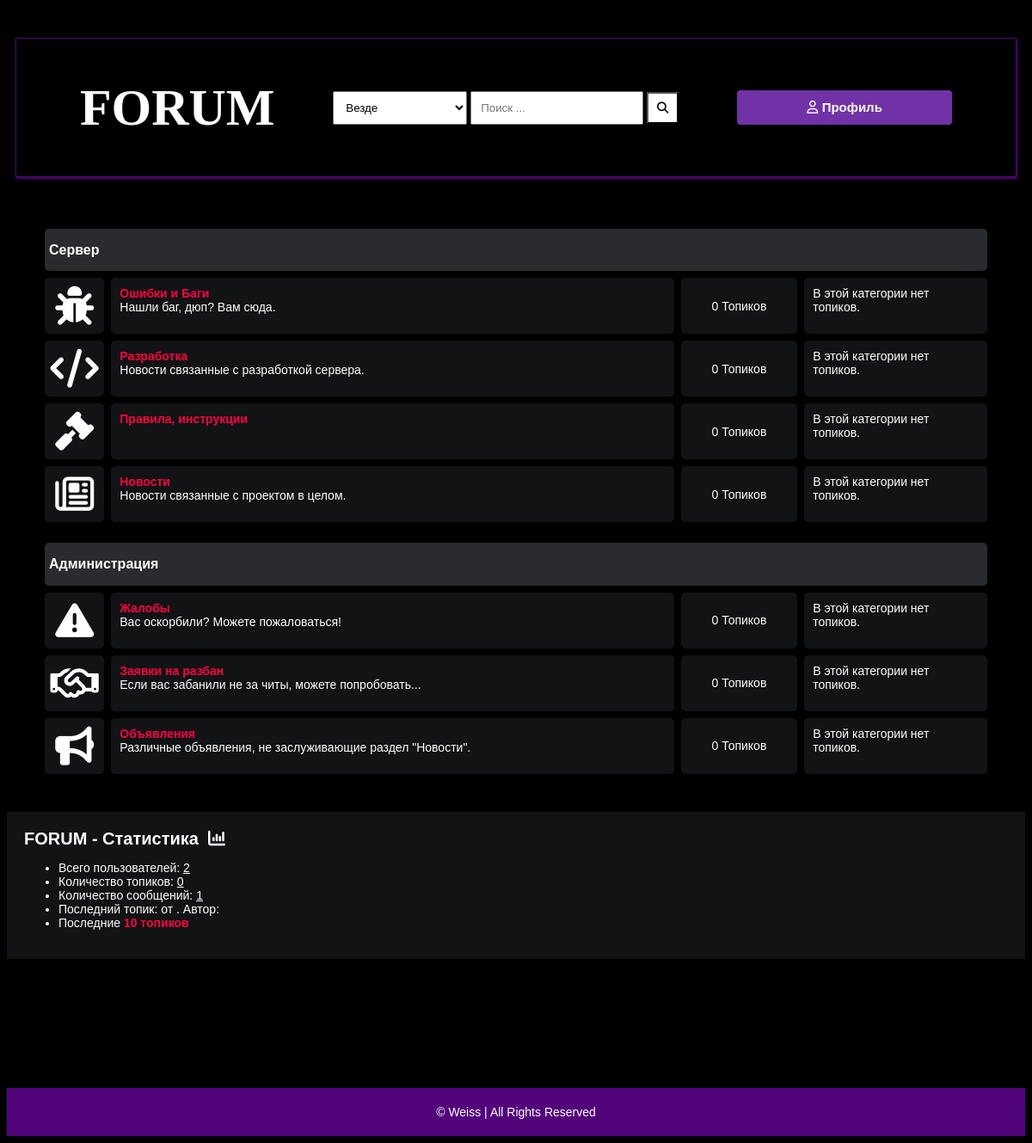
The page / on the database its author committed.
### main/models.py (models this page shows, shortened)
class Category(models.Model):
    title = models.CharField(max_length=50)
    slug = models.SlugField(max_length=400, unique=True, blank=True)
    description = models.TextField(default="none")
    class Meta:
        verbose_name_plural = "categories"
    def get_url(self):
        return reverse("posts", kwargs={
            "slug":self.slug
        })
    @property
    def num_posts(self):
        return Post.objects.filter(categories=self).count()
    @property
    def last_post(self):
        return Post.objects.filter(categories=self).latest("date")

### main/views.py (the view)
# urls.py: path("", home, name="home"),
def home(request):
    forums = Category.objects.all()
    num_posts = Post.objects.all().count()
    num_users = User.objects.all().count()
    num_categories = forums.count()
    num_comments = Comment.objects.count()
    try:
        author = Author.objects.get(user=request.user)
    except:
        author = ''
    try:
        last_post = Post.objects.latest("date")
    except:
        last_post = []
    context = {
        "forums":forums,
        'num_comments':num_comments + num_posts,
        "num_posts":num_posts,
        "num_users":num_users,
        "num_categories":num_categories,
        "last_post":last_post,
        "title": 'FORUM',
        "author": author
    }
    return render(request, "forums.html", context)

### main/context_processors.py (called while the page is built, shortened)
def searchFunction(request):
    search_context = {}
    posts = Post.objects.all()
    return search_context

### templates/forums.html
﻿{% extends 'base.html' %}
{% block content %}
<div class="container">
    <div class="subforum">
        {% if forums %}
        <div class="subforum-title">
            <h1>Сервер</h1>
        </div>
        {% for forum in forums %}
            {% if forum.title not in 'Жалобы, Заявки на разбан, Объявления' %}
                <div class="subforum-row">
                    <div class="subforum-icon subforum-column center">
                        {% if forum.title == "Ошибки и Баги" %}
                            <i class="fa-solid fa-bug"></i>
                        {% elif forum.title == 'Разработка' %}
                            <i class="fa-solid fa-code"></i>
                        {% elif forum.title == 'Правила, инструкции' %}
                            <i class="fa fa-gavel" aria-hidden="true"></i>
                        {% elif forum.title == 'Новости' %}
                            <i class="fa-regular fa-newspaper"></i>
                        {% endif %}
                    </div>
                    <div class="subforum-description subforum-column">
                        <h4><a href="{{forum.get_url}}">{{forum.title}}</a></h4>
                        {% if forum.description != 'none' %}
                            <p>{{forum.description}} </p>
                        {% endif %}
                    </div>
                    <div class="subforum-stats subforum-column center">
                        <span>{{forum.num_posts}} Топиков</span>
                    </div>
                    <div class="subforum-info subforum-column">
                        {% if forum.last_post %}
                        <b><a href="{{forum.last_post.get_url}}">{{forum.last_post}}</a></b>. Автор: <a href="">{{forum.last_post.user.fullname|title}}</a>
                        <br>от <small>{{forum.last_post.date|date}}</small>
                        {% else %}
                        <span>В этой категории нет топиков.</span>
                        {% endif %}
                    </div>
                </div>
            {% endif %}
        {% endfor %}
        {% else %}
        <div class="subforum-title">
            <h1><i class="fa fa-frown-o"></i>&nbsp;здесь пока нет топиков.</h1>
        </div>
        {% endif %}
    </div>
    <div class="subforum">
        {% if forums %}
        <div class="subforum-title">
            <h1>Администрация</h1>
        </div>
        {% for forum in forums %}
            {% if forum.title not in 'Ошибки и Баги, Разработка, Правила, инструкции, Новости' %}
                <div class="subforum-row">
                    <div class="subforum-icon subforum-column center">
                        {% if forum.title == "Жалобы" %}
                            <i class="fa-solid fa-triangle-exclamation"></i>
                        {% elif forum.title == 'Объявления' %}
                            <i class="fa-solid fa-bullhorn"></i>
                        {% elif forum.title == 'Правила, инструкции' %}
                            <i class="fa fa-gavel" aria-hidden="true"></i>
                        {% elif forum.title == 'Заявки на разбан' %}
                            <i class="fa-regular fa-handshake"></i>
                        {% endif %}
                    </div>
                    <div class="subforum-description subforum-column">
                        <h4><a href="{{forum.get_url}}">{{forum.title}}</a></h4>
                        {% if forum.description != 'none' %}
                            <p>{{forum.description}} </p>
                        {% endif %}
                    </div>
                    <div class="subforum-stats subforum-column center">
                        <span>{{forum.num_posts}} Топиков</span>
                    </div>
                    <div class="subforum-info subforum-column">
                        {% if forum.last_post %}
                        <b><a href="{{forum.last_post.get_url}}">{{forum.last_post}}</a></b>. Автор: <a href="">{{forum.last_post.user.fullname|title}}</a>
                        <br>от <small>{{forum.last_post.date|date}}</small>
                        {% else %}
                        <span>В этой категории нет топиков.</span>
                        {% endif %}
                    </div>
                </div>
            {% endif %}
        {% endfor %}
        {% else %}
        <div class="subforum-title">
            <h1><i class="fa fa-frown-o"></i>&nbsp;здесь пока нет топиков.</h1>
        </div>
        {% endif %}
    </div>
</div>
    <div class="forum-info">
        <div class="chart">
            FORUM - Статистика &nbsp;<i class="fa fa-bar-chart"></i>
        </div>
        <ul>
            <li>Всего пользователей: <u>{{num_users}}</u></li>
            <li>Количество топиков: <u>{{num_posts}}</u></li>
            <li>Количество сообщений: <u>{{num_comments}}</u></li>
            <li>Последний топик: <b><a href="{{last_post.get_url}}">{{last_post.title}}</a></b>  от {{last_post.date|date}}. Автор: <a href="">{{last_post.user.fullname|title}}</a></li>
            <li>Последние <a href="{% url 'latest_posts' %}"> 10 топиков</a> </li>
        </ul>
    </div>
    {% endblock content %}

### rows shown on the page
Category: title "Ошибки и Баги", description "Нашли баг, дюп? Вам сюда.", num_posts "0", shows "В этой категории нет топиков."
Category: title "Разработка", description "Новости связанные с разработкой сервера.", num_posts "0", shows "В этой категории нет топиков."
Category: title "Правила, инструкции", num_posts "0", shows "В этой категории нет топиков."
Category: title "Новости", description "Новости связанные с проектом в целом.", num_posts "0", shows "В этой категории нет топиков."
Category: title "Жалобы", description "Вас оскорбили? Можете пожаловаться!", num_posts "0", shows "В этой категории нет топиков."
Category: title "Заявки на разбан", description "Если вас забанили не за читы, можете попробовать...", num_posts "0", shows "В этой категории нет топиков."
Category: title "Объявления", description "Различные объявления, не заслуживающие раздел \"Новости\".", num_posts "0", shows "В этой категории нет топиков."

### other values the page prints
{{ num_users }} "2"
{{ num_posts }} "0"
{{ num_comments }} "1"
